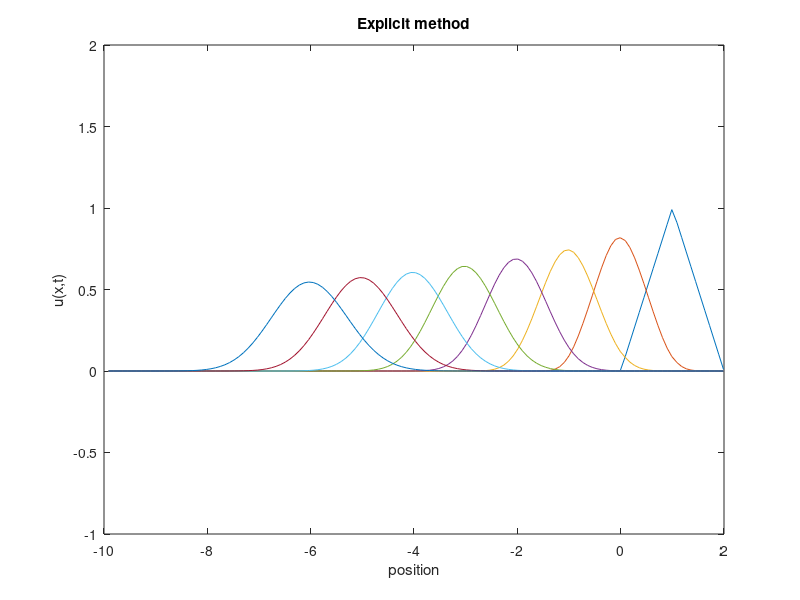

This figure's MATLAB source:
%2006 srping 18.086 TA Yeunwoo Cho
%HW2-(1) Explicit Method
L=10;
dx=0.09;
dt=0.05;
c=1;
d=0.05;
%Initial value
x0=[-L+dx:dx:0]';
x1=[dx:dx:1]';
x2=[1+dx:dx:2]';

u0=zeros(1,length(x0));
u1=x1;
u2=2-x2;

x=[x0' x1' x2']';
n=length(x);

u=[u0 u1' u2']';

r=c*dt/dx
R=d*(dt/(dx^2))
P=r/(2*R)
%algorithm
A_cde=sparse(diag((R+0.5*r)*ones(n-1,1),1)+...
             diag((1-2*R)*ones(n,1))+...
             diag((R-0.5*r)*ones(n-1,1),-1));
         
plot(x,u);
hold on;
for t=dt:dt:7
    u=A_cde*u;
    if fix(t)==t;
        plot(x,u)
        axis([-10 2 -1 2]);
    end
end
xlabel('position')
ylabel('u(x,t)')
title('Explicit method')
hold off